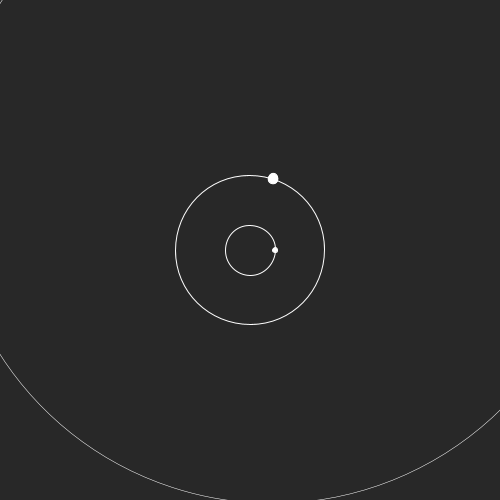
Frame 1 (no input)
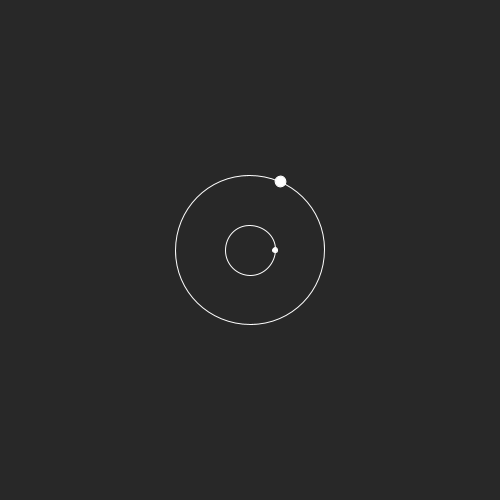
Frame 60 (the mouse pressed at the canvas centre just before this capture)
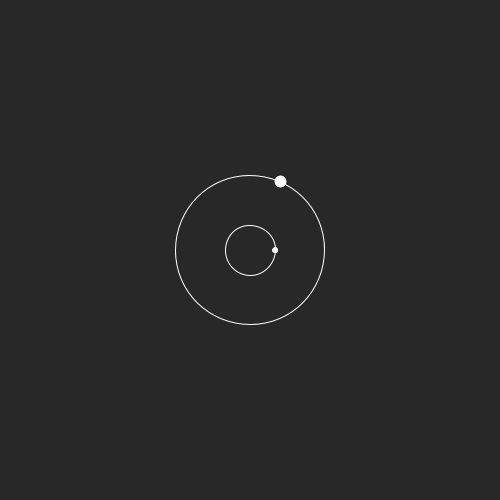
Frame 120 (the mouse held since frame 60 and released just before this capture)

The Processing sketch that drew these frames (run headless with seeded random() and noise(); from frame 60 on, the mouse is pressed at the canvas centre):

// Processing sketch: processing_40728
// ── processing_40728.pde




int hours;
int minutes;
int seconds;


void setup() {
  size(500, 500);
  background(40);
  smooth();
}

void draw() {
  hours=hour();
  minutes=minute();
  seconds=second();

  if (hours>12) {
    hours -= 12;
  }

  background(40); //to clear previous

  translate (250, 250);
  rotate(radians(-90));

  noFill();
  strokeWeight(1);
  stroke(#ffffff);
  ellipse(0, 0, 50, 50);

  pushMatrix();
  rotate(radians(30*hours));
  fill(#ffffff);
  ellipse(25, 0, 5, 5);
  popMatrix();

  noFill();
  strokeWeight(1);
  stroke(#ffffff);
  ellipse(0, 0, 150, 150);

  pushMatrix();
  rotate(radians(6*minutes));
  fill(#ffffff);
  ellipse(75, 0, 10, 10);
  popMatrix();

  pushMatrix();
  rotate(radians(6*minutes));
  strokeWeight(.5);
  noFill();
  ellipse(75, 0, 10, 10);
  ellipse(75, 0, ((10+1)*seconds), ((10+1)*seconds));
  popMatrix();
}
